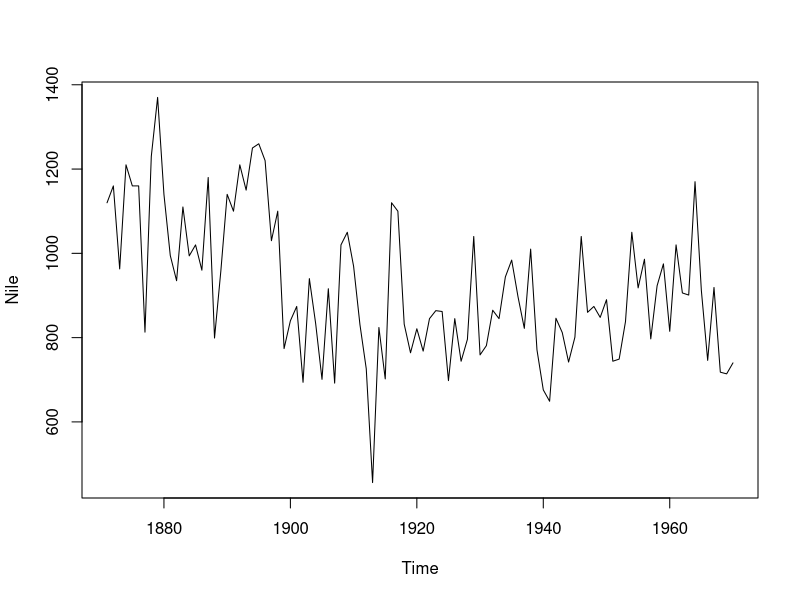
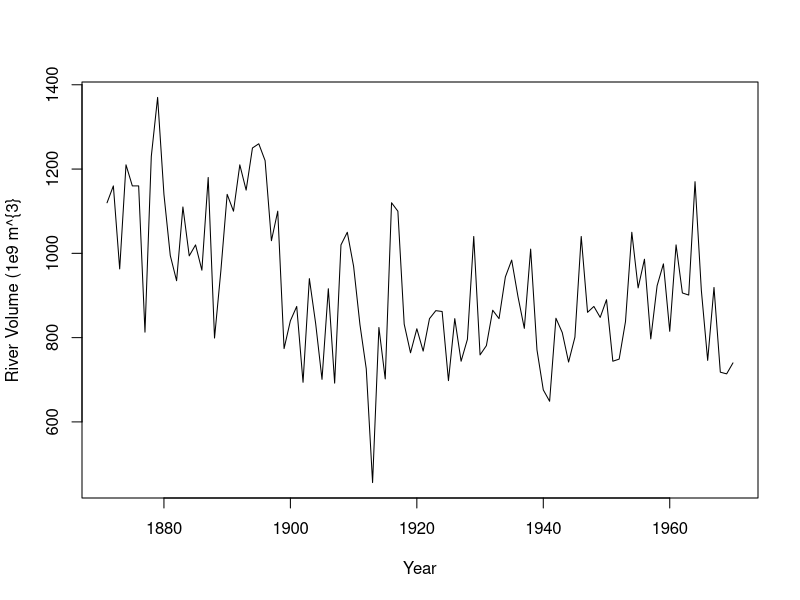
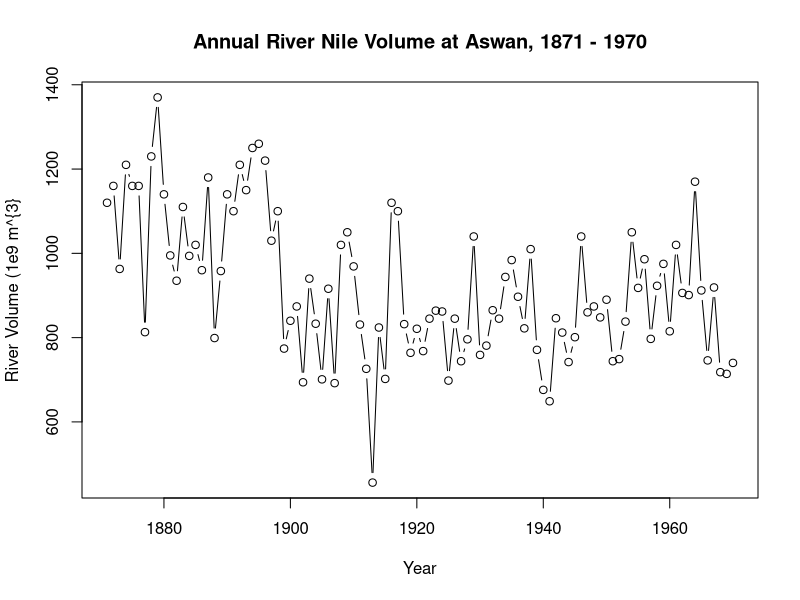
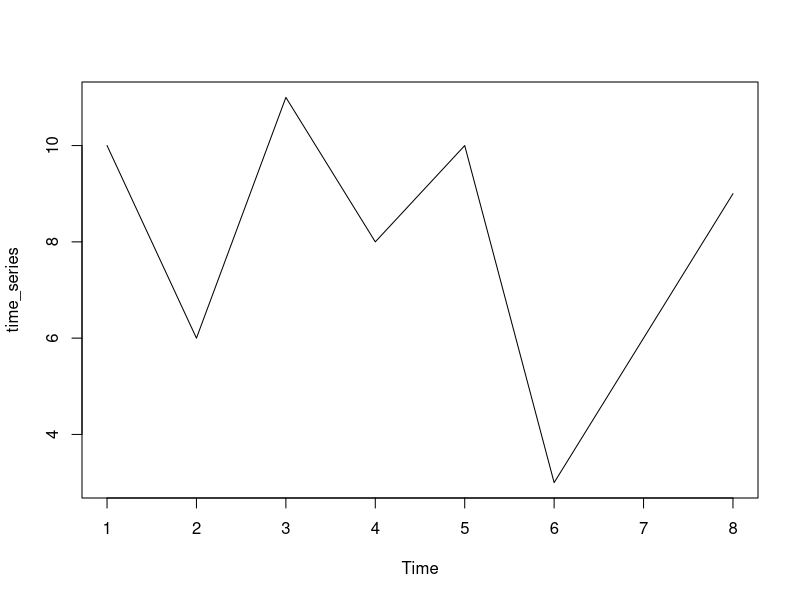
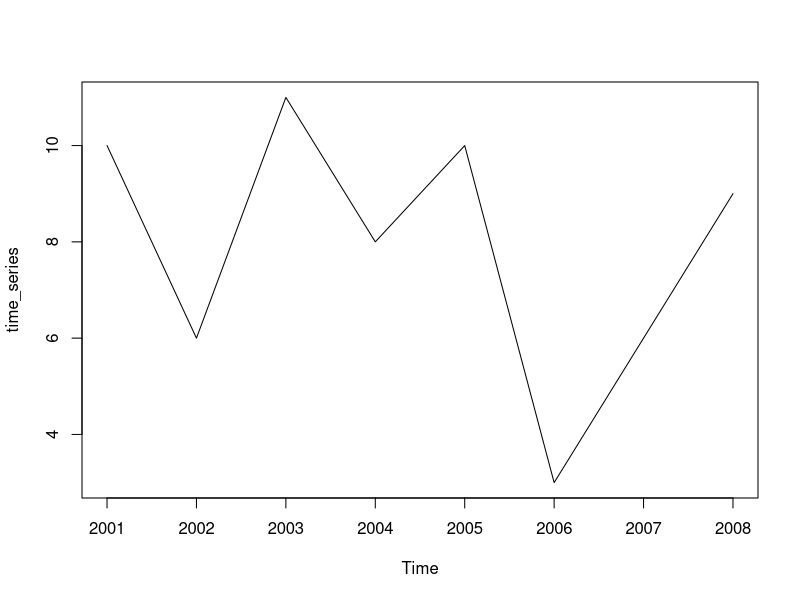
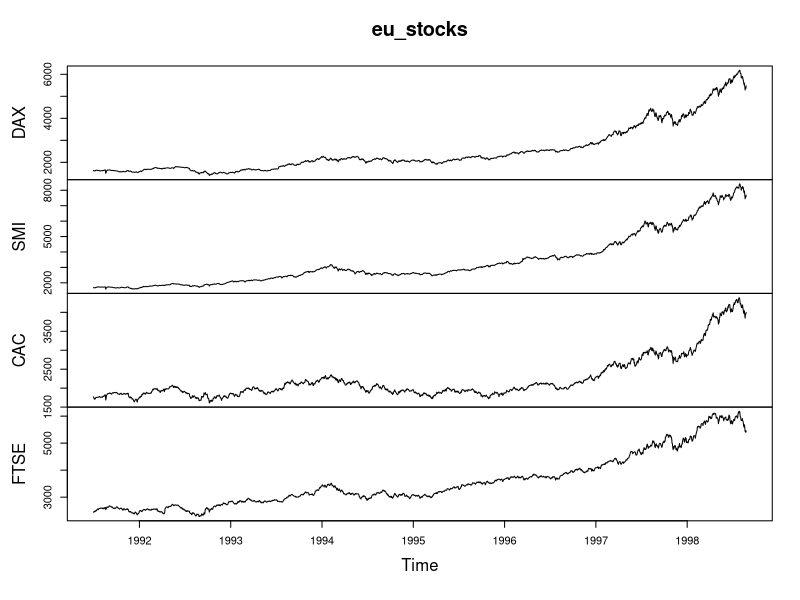
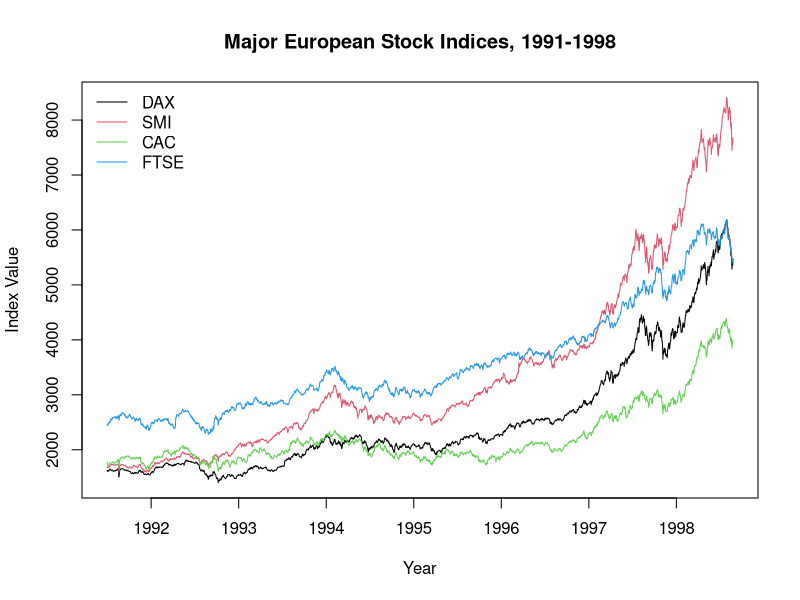
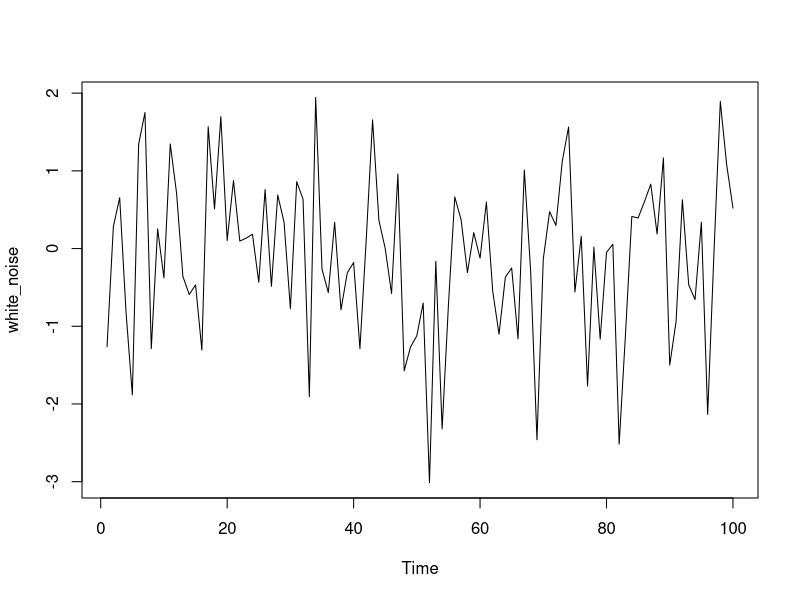

Reproduce these figures in R, in order. (Note: this script raises an error after producing the figures.)
## ---- chunk 1
knitr::opts_chunk$set(echo = TRUE)

library(tidyverse)

## ---- chunk 2
# Plot the Nile data
plot(Nile)

# Plot the Nile data with xlab adn ylab arguments
plot(Nile, xlab = "Year", ylab = "River Volume (1e9 m^{3}")

# Plot the Nile data with xlab, ylab, main, and type arguments
plot(Nile, xlab = "Year", ylab = "River Volume (1e9 m^{3}", main = "Annual River Nile Volume at Aswan, 1871 - 1970", type = "b")
## ---- chunk 3
# building ts() objects
data_vector <- c(10, 6, 11, 8, 10, 3, 6, 9)

time_series <- ts(data_vector)
plot(time_series)

# specifiy the start date and observation frequency
time_series <- ts(data_vector, start = 2001, frequency = 1)
plot(time_series)

# check whether an object is of the ts() class: 
is.ts(data_vector)
is.ts(time_series)
## ---- chunk 4
# Check whether eu_stocks is a ts object
eu_stocks <- EuStockMarkets
is.ts(eu_stocks)

# View the start, end, and frequency of eu_stocks
start(eu_stocks)
end(eu_stocks)
frequency(eu_stocks)

# Generate a simple plot of eu_stocks
plot(eu_stocks)

# Use ts.plot with eu_stocks
ts.plot(eu_stocks, col = 1:4, xlab = "Year", ylab = "Index Value", main = "Major European Stock Indices, 1991-1998")

# Add a legend to your ts.plot
legend("topleft", colnames(eu_stocks), lty = 1, col = 1:4, bty = "n")
## ---- chunk 5
# Simulate a WN model with list(order = c(0, 0, 0))
white_noise <- arima.sim(model = list(order= c(0,0,0)), n = 100)

# Plot the white noise data
ts.plot(white_noise)

# Simulate form the WN moel with: mean = 100, sd = 10
white_noise_2 <- arima.sim(model = list(order = c(0,0,0)), n = 100, mean = 100, sd = 10)

# Plot white noise 2 data
ts.plot(white_noise_2)
## ---- chunk 6
# create a y
y <- arima.sim(model = list(order = c(0,0,0)), n = 100, mean = 95, sd = 10)
mean(y)
var(y)

# Fit the WN model to y using the arima command
arima(y, order = c(0, 0, 0))

## ---- chunk 7
# Generate a RW model using arima.sim
random_walk <- arima.sim(model = list(order = c(0, 1, 0)), n = 100)

# Plot random_walk
ts.plot(random_walk)

# Calculate the first difference series
random_walk_diff <- diff(x = random_walk, lag = 1)

# Plot random_walk_diff 
ts.plot(random_walk_diff)
## ---- chunk 8
# Generate a RW model with a drift using arima.sim
rw_drift <- arima.sim(model = list(order = c(0, 1, 0)), n = 100, mean = 1)

# Plot 
ts.plot(rw_drift)

# Calculate the first difference series
rw_drift_diff <- diff(rw_drift, lag = 1)

# Plot rw_drift_diff
ts.plot(rw_drift_diff)

## ---- chunk 9
# generate a random walk time seris
rw_drift <- arima.sim(model = list(order = c(0, 1, 0)), n = 100, mean = 1)

#  Difference the random_walk data
rw_diff <- diff(rw_drift, lag = 1)

# Plot rw_diff
ts.plot(rw_diff)

# Now fit the WN model to the difference data
model_wn <- arima(x = rw_diff, order = c(0, 0, 0))
model_wn

# Store the value of the estimated time trend (intercept)
int_wn <- model_wn$coef

# Plot the original random_walk data
ts.plot(rw_drift)

# Use abline(0, ...) to add time trend to the figure
abline(a = 0, b = int_wn)

## ---- chunk 10
# Use arima.sim() to generate WN data
white_noise <- arima.sim(model = list(order = c(0, 0, 0)), n = 100)

# use cumsum() to convert the WN data to RW
random_walk <- cumsum(white_noise)

# Use arima.sim() to generate WN drift data
wn_drift <- arima.sim(model = list(order = c(0, 0, 0)), n = 100, mean = 0.4)

# Use cumsum() to convert the WN drift data to RW 
rw_drift <- cumsum(wn_drift)

# Plot all four data objects
plot.ts(cbind(white_noise, random_walk, wn_drift, rw_drift))

## ---- chunk 11
# Plot eu_stocks
plot(eu_stocks)

# Convert prices to returns: ( a2 - a1)/a1 
returns <- (eu_stocks[-1, ] - eu_stocks[-nrow(eu_stocks), ] )/eu_stocks[-nrow(eu_stocks),]


# Convert return to ts
returns <- ts(returns, start = c(1991, 130), frequency = 260)

# Plot returns
plot(returns)


# Convert prices to log returns
logreturns <- diff(log(eu_stocks))

# Plot logreturns
plot(logreturns)

## ---- chunk 12
# Convert prices to returns: ( a2 - a1)/a1 
returns <- (eu_stocks[-1, ] - eu_stocks[-nrow(eu_stocks), ] )/eu_stocks[-nrow(eu_stocks),] *100
# Convert return to ts
returns <- ts(returns, start = c(1991, 130), frequency = 260)

# Generate means 
colMeans(returns)

# Calculate sample variance 
returns %>% as.data.frame() %>%
  gather(key = "key", value = "value", DAX:FTSE) %>%
  group_by(key) %>%
  summarize(mean = mean(value), 
            var = var(value),
            sd = sd(value))

apply(returns, MARGIN = 2, FUN = var)

# Calculate sample standard deviation 
apply(returns, MARGIN = 2, FUN = sd)

# Display a histogram of percent returns for each index
par(mfrow = c(2, 2)) 
apply(returns, MARGIN = 2, FUN = hist, main = "", xlab = "Percentage Return")

# Display a histogram 
returns %>% as.data.frame() %>%
  gather(key = "key", value = "value", DAX:FTSE) %>% 
  ggplot(aes(x = value)) +
  geom_histogram() +
  facet_wrap(~key)

# Display a q-q plot 
returns %>% as.data.frame() %>%
  gather(key = "key", value = "value", DAX:FTSE) %>% 
  ggplot(aes(sample = value)) +
  stat_qq() +
  facet_wrap(~key)

## ---- chunk 13
# Make a scatterplot of Germany major stock (DAX) and UK (FTSE )
plot(eu_stocks[ ,1], eu_stocks[, 2])


# Make a scatterplot matrix of eu_stocks
pairs(eu_stocks)

# Convert eu_stocks to log returns
logreturns <- diff(log(eu_stocks))
head(logreturns)
class(logreturns)

# Make a scatterplot matrix of logreturns
pairs(logreturns)

## ---- chunk 14
# Use covariance and variance of logreturn
cov(logreturns) 

# Correlation 
cor(logreturns)

## ---- chunk 15
# Create x 
x <- eu_stocks[, 1] 
class(x)
n <- length(x)

# Define x_to  and x_t1
x_t1 <- x[-1]
x_t0 <-  x[-n]

# Plot x_to and x_t1
plot(x_t0, x_t1)

# correlation
cor(x_t0, x_t1)

# Use acf with x
acf(x, lag.max = 1, plot = FALSE)


## ---- chunk 16
# Generate ACF estiamtes for x up ot lag -10
acf(x, lag.max = 10, plot = FALSE)
## ---- chunk 17
# x random number 
x <- rnorm(100)
acf(x)

# 
x <- 1:100 + rnorm(100, mean = 5, sd = 10)
acf(x)
## ---- chunk 18
# Simulate an AR model with 0.5 slope
x <- arima.sim(model = list(ar = 0.5), n = 100)

# Simulate an AR model with 0.9 slope
y <- arima.sim(model = list(ar = 0.9), n = 100)


# Simulate an AR model with -0.75 slope
z <- arima.sim(model = list(ar = -0.75), n = 100)

# Plot the simulated data of z, y and z
plot.ts(cbind(x, y, z))

## ---- chunk 19
# Calculate the ACF for x
acf(x)

# Calculate the ACF for y
acf(y)

# Calculate the ACF for z
acf(z)
## ---- chunk 20
# Simulate and plot AR model with slope 0.9
x <- arima.sim(model = list(ar = 0.9), n = 200)
ts.plot(x)
acf(x)

# Simulate and plot AR model with slope 0.98
y <- arima.sim(model = list(ar = 0.98), n = 200)
ts.plot(y)
acf(y)

# Simulate and plot RW model
z <- arima.sim(model = list(order = c(0, 1, 0)), n = 200)
ts.plot(z)
acf(z)

## ---- chunk 21
data(Mishkin, package = "Ecdat")
summary(Mishkin)

# creat time series 
inflation <- as.ts(Mishkin[, 1])

# plot
ts.plot(inflation)

acf(inflation)
## ---- chunk 22
AR_inflation <- arima(inflation, order = c(1, 0, 0))
AR_inflation
## ---- chunk 23
## add fitted values
AR_inflation_fitted <- inflation - residuals(AR_inflation)

ts.plot(inflation)
points(AR_inflation_fitted, type = "l", col = "red", lty = 2)
## ---- chunk 24
predict(AR_inflation)
predict(AR_inflation, n.ahead = 6)
## ---- chunk 25
# Fit the AR model to AirPassengers

AR <- arima(AirPassengers, order = c(1, 0, 0))
print(AR)

## plot the series and fitted values 
AR_fitted <- AirPassengers - residuals(AR)
ts.plot(AirPassengers)
points(AR_fitted, type = "l", col = 2, lty = 2)

## ---- chunk 26
# Fit an AR model to Nile
ts.plot(Nile)
acf(Nile)

AR_fit <- arima(Nile, order = c(1, 0, 0))
AR_fit

# Use predict() to make a 1-step forecast
predict_AR <- predict(AR_fit)

# Obtain the 1-step forecast using $pred[1]
predict_AR$pred[1]

# Use predict to make 1-step through 10-step forecasts
predict(AR_fit, n.ahead = 10)

# Plot the Nile series plus the forecast and 95% prediction intervals
ts.plot(Nile, xlim = c(1871, 1980))
AR_forecast <- predict(AR_fit, n.ahead = 10)$pred
AR_forecast_se <- predict(AR_fit, n.ahead = 10)$se
points(AR_forecast, type = "l", col = 2)
points(AR_forecast - 2 * AR_forecast_se, type = "l", col = 2, lty = 2)
points(AR_forecast + 2 * AR_forecast_se, type = "l", col = 2, lty = 2)

# add fitted 
AR_fitted <- Nile - residuals(AR_fit)
points(AR_fitted, type = "l", col = 2, lty = 2)
## ---- chunk 27
# Generate MA model with slope 0.5
x <- arima.sim(model = list(ma = 0.5), n = 100)

# Generate MA model with slope 0.9
y <- arima.sim(model = list(ma = 0.9), n = 100)

# Generate MA model with slope -0.5
z <- arima.sim(model = list(ma = -0.5), n = 100)

# Plot all three models together
plot.ts(cbind(x, y, z))
## ---- chunk 28
# Calculate ACF for x
acf(x)

# Calculate ACF for y
acf(y)

# Calculate ACF for z
acf(z)
## ---- chunk 29
data(Mishkin, package = "Ecdat")

inflation <- as.ts(Mishkin[, 1])

inflation_changes <- diff(inflation)

ts.plot(inflation)
ts.plot(inflation_changes)

# plot ACF
acf(inflation_changes)


# simulate
MA_inflation_changes <- arima(inflation_changes, order = c(0, 0, 1))

MA_inflation_changes

# Calculate fitted
MA_inflation_changes_fitted <- inflation_changes - residuals(MA_inflation_changes)

# plot: true vs predict
ts.plot(inflation_changes)
points(MA_inflation_changes_fitted, type = "l", col = "red", lty = 2)


# Forecasting 
# 1-step ahead forecasts
predict(MA_inflation_changes)

# h-step ahead 
predict(MA_inflation_changes, n.ahead = 6)
## ---- chunk 30
# Fit Nile data 
AR <- arima(Nile, order = c(1, 0, 0))
MA <- arima(Nile, order = c(0, 0, 1))

# fitted values
AR_fit <- Nile - residuals(AR)
MA_fit <- Nile - residuals(MA)

# Find the correlation between AR_fit and MA_fit
cor(AR_fit, MA_fit)

# Find AIC of AR
AIC(AR)

# Find AIC of MA
AIC(MA)

# Find BIC of AR
BIC(AR)

# Find BIC of MA
BIC(MA)
